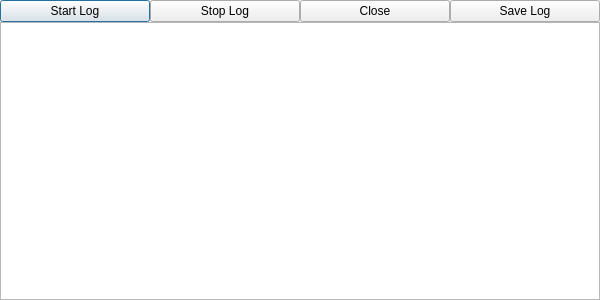
<?xml version="1.0" encoding="UTF-8"?>
<ui version="4.0">
 <author>Bernd Stramm &lt;bernd.stramm@gmail.com&gt;</author>
 <class>LogDialog</class>
 <widget class="QDialog" name="LogDialog">
  <property name="geometry">
   <rect>
    <x>0</x>
    <y>0</y>
    <width>600</width>
    <height>300</height>
   </rect>
  </property>
  <property name="windowTitle">
   <string>Debug Message Log</string>
  </property>
  <layout class="QGridLayout" name="gridLayout">
   <item row="0" column="0">
    <layout class="QHBoxLayout" name="horizontalLayout">
     <item>
      <widget class="QPushButton" name="startButton">
       <property name="text">
        <string>Start Log</string>
       </property>
      </widget>
     </item>
     <item>
      <widget class="QPushButton" name="stopButton">
       <property name="text">
        <string>Stop Log</string>
       </property>
      </widget>
     </item>
     <item>
      <widget class="QPushButton" name="closeButton">
       <property name="text">
        <string>Close</string>
       </property>
      </widget>
     </item>
     <item>
      <widget class="QPushButton" name="saveButton">
       <property name="text">
        <string>Save Log</string>
       </property>
      </widget>
     </item>
    </layout>
   </item>
   <item row="1" column="0">
    <widget class="QTextEdit" name="logBox">
     <property name="textInteractionFlags">
      <set>Qt::TextSelectableByKeyboard|Qt::TextSelectableByMouse</set>
     </property>
    </widget>
   </item>
  </layout>
 </widget>
 <layoutdefault spacing="0" margin="0"/>
 <resources/>
 <connections/>
</ui>
